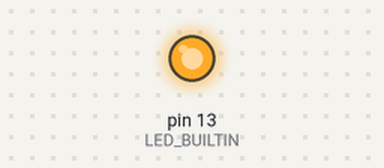
This program was run on a simulated Arduino Leonardo, built with avr-gcc and run on an emulated ATmega32U4. On the bench: output pins drawn as LEDs (lit = HIGH). No radio packets arrive unless stated.

Above: at 2.05 s.
Timing chart, 0 to 5.0 s (numbered marks = the images above):
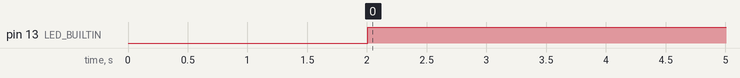

Measured:
- by itself, pin 13 (LED_BUILTIN): LOW → HIGH at 2.0 s

The program:

main.cpp
```cpp
#include <Arduino.h>

#include <Servo.h>
#include <PositionalStepper.h>

#include <RF24.h>
#include "../lib/LedController/LedController.h"

PositionalStepper azimuth_motor{2048, 7, 6, 5, 4};
Servo elevation_motor{};

LedController status_led{LED_BUILTIN};

RF24 radio{2, 3};
const byte address[6] = "00001";


void setup() {
    status_led.init();

    radio.begin();
    radio.openWritingPipe(address);
    radio.setPALevel(RF24_PA_MIN);
    radio.stopListening();

    delay(2000);
}

void loop() {
    const char text[] = "Hello World";
    radio.write(&text, sizeof(text));
    status_led.blink();
}
```
